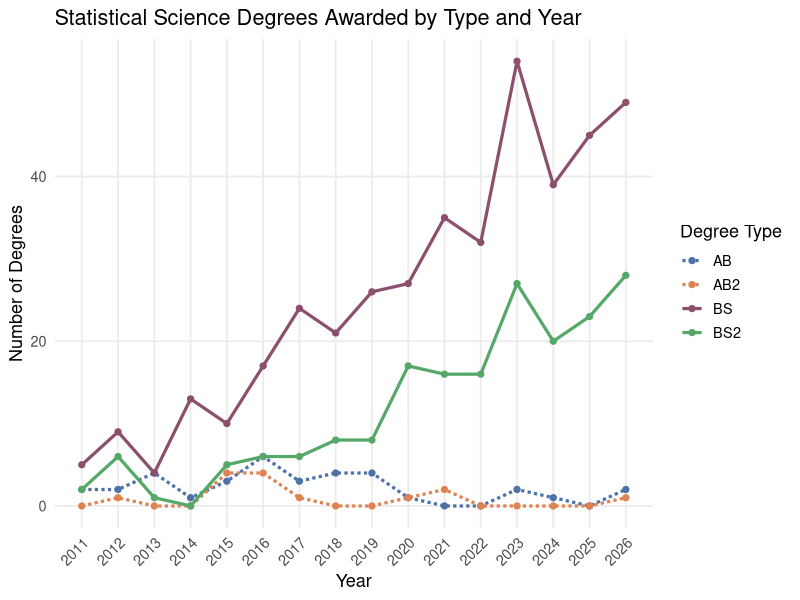
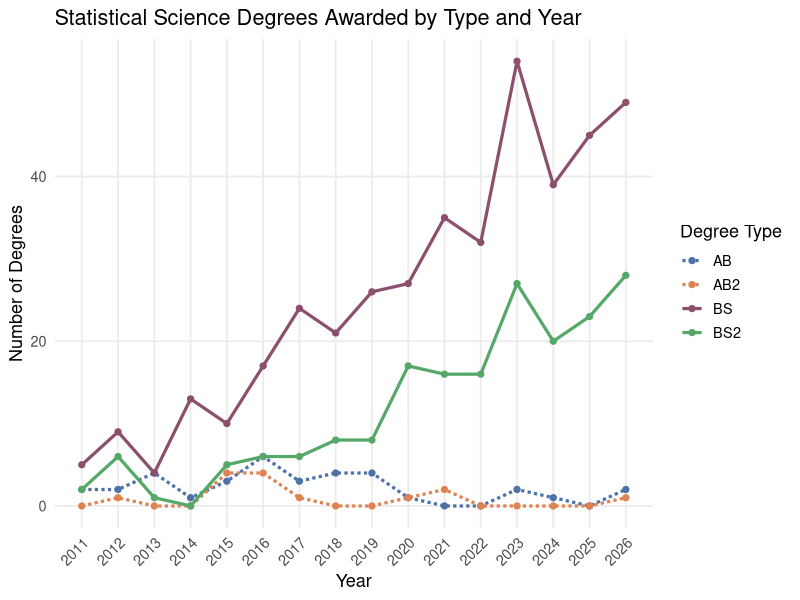

Source code (R) for these figures, in order:
## ---- chunk 1

## ---- chunk 2
#| label: packages
#| echo: false
#| message: false
#| warning: false

library(tidyverse)
library(knitr)
options(
  dplyr.print_min = 10, 
  dplyr.print_max = 10
  )

## ---- chunk 3
#| echo: false
degrees <- read_csv("../data/statsci_clean.csv")

degrees_long <- degrees %>%
  pivot_longer(
    cols = -degree_type,
    names_to = "year",
    values_to = "count"
  ) %>%
  mutate(year = as.integer(year))

## ---- chunk 4
#| echo: false
#| fig-width: 8
#| fig-height: 5

muted_colors <- c(
  "AB"  = "#4C72A8",  # muted blue
  "AB2" = "#DD8452",  # muted orange
  "BS"  = "#8C4F6E",  # muted magenta/wine
  "BS2" = "#55A868"   # muted green
)

line_types <- c(
  "AB"  = "11", # fine dash: 1pt on, 1pt off
  "AB2" = "11",
  "BS"  = "solid",
  "BS2" = "solid"
)

ggplot(degrees_long, aes(x = year, y = count, color = degree_type, linetype = degree_type)) +
  geom_line(linewidth = 1.1) +
  geom_point(size = 1.8) +
  scale_color_manual(values = muted_colors) +
  scale_linetype_manual(values = line_types) +
  scale_x_continuous(breaks = unique(degrees_long$year)) +
  labs(
    title = "Statistical Science Degrees Awarded by Type and Year",
    x = "Year",
    y = "Number of Degrees",
    color = "Degree Type",
    linetype = "Degree Type"
  ) +
  theme_minimal(base_size = 13) +
  theme(
    axis.text.x = element_text(angle = 45, hjust = 1),
    panel.grid.minor = element_blank(),
    legend.position = "right"
  )

## ---- chunk 5
#| label: degrees-display

degrees
## ---- chunk 6
#| echo: false
#| fig-width: 8
#| fig-height: 5

muted_colors <- c(
  "AB"  = "#4C72A8",  # muted blue
  "AB2" = "#DD8452",  # muted orange
  "BS"  = "#8C4F6E",  # muted magenta/wine
  "BS2" = "#55A868"   # muted green
)

line_types <- c(
  "AB"  = "11", # fine dash: 1pt on, 1pt off
  "AB2" = "11",
  "BS"  = "solid",
  "BS2" = "solid"
)

ggplot(degrees_long, aes(x = year, y = count, color = degree_type, linetype = degree_type)) +
  geom_line(linewidth = 1.1) +
  geom_point(size = 1.8) +
  scale_color_manual(values = muted_colors) +
  scale_linetype_manual(values = line_types) +
  scale_x_continuous(breaks = unique(degrees_long$year)) +
  labs(
    title = "Statistical Science Degrees Awarded by Type and Year",
    x = "Year",
    y = "Number of Degrees",
    color = "Degree Type",
    linetype = "Degree Type"
  ) +
  theme_minimal(base_size = 13) +
  theme(
    axis.text.x = element_text(angle = 45, hjust = 1),
    panel.grid.minor = element_blank(),
    legend.position = "right"
  )
## ---- chunk 7
degrees
## ---- chunk 8
#| echo: false
cat("# A tibble: 4 x 16")
degrees |> 
  select(1:10) |> 
  as.data.frame()
## ---- chunk 9
#| echo: false
cat("# A tibble: 60 x 3")
print(degrees |>
        pivot_longer(
    cols = -degree_type,
    values_to = "count",
    names_to = "year",
    names_transform = as.numeric) |>
      slice_head(n = 17) |>
        as.data.frame())
## ---- chunk 10
#| echo: false
cat("# A tibble: 4 x 16")
degrees |> 
  select(1:10) |> 
  as.data.frame()
## ---- chunk 11
#| echo: false
cat("# A tibble: 60 x 3")
print(degrees |>
        pivot_longer(
    cols = -degree_type,
    values_to = "count",
    names_to = "year",
    names_transform = as.numeric) |>
      slice_head(n = 17) |>
        as.data.frame())
## ---- chunk 12
#| echo: false
cat("# A tibble: 4 x 16")
degrees |> 
  select(1:10) |> 
  as.data.frame()
## ---- chunk 13
#| echo: false
cat("# A tibble: 60 x 3")
print(degrees |>
        pivot_longer(
    cols = -degree_type,
    values_to = "count",
    names_to = "year",
    names_transform = as.numeric) |>
      slice_head(n = 17) |>
        as.data.frame())
## ---- chunk 14
degrees |> 
  pivot_longer(
    cols = -degree_type,
    values_to = "count",
    names_to = "year"
  )
## ---- chunk 15
#| echo: false
degrees |>
  pivot_longer(
    cols = -degree_type,
    values_to = "count",
    names_to = "year",
    names_transform = as.numeric
  )
## ---- chunk 16
#| echo: false
cat("# A tibble: 4 x 16")
degrees |> 
  select(1:10) |> 
  as.data.frame()
## ---- chunk 17
#| echo: false
cat("# A tibble: 60 x 3")
print(degrees |>
        pivot_longer(
    cols = -degree_type,
    values_to = "count",
    names_to = "year",
    names_transform = as.numeric) |>
      slice_head(n = 17) |>
        as.data.frame())
## ---- chunk 18
#| echo: false
cat("# A tibble: 4 x 16")
degrees |> 
  select(1:10) |> 
  as.data.frame()
## ---- chunk 19
#| echo: false
cat("# A tibble: 60 x 3")
print(degrees |>
        pivot_longer(
    cols = -degree_type,
    values_to = "count",
    names_to = "year",
    names_transform = as.numeric) |>
      slice_head(n = 17) |>
        as.data.frame())
## ---- chunk 20
degrees_long |> 
  pivot_wider(
    names_from = year,
    values_from = count, 
  )
